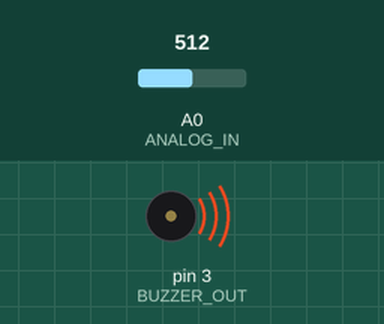
Simulated run of this sketch. Board: Arduino Uno, built with avr-gcc and run on an emulated ATmega328P. Parts: buzzer (waves = sounding). The test bench sets the inputs (shaded band); at power-on: A0 (ANALOG_IN) = 512.

Above: at 4.2 s.
4.3 s: A0 (ANALOG_IN) set to 306
At 8.2 s:
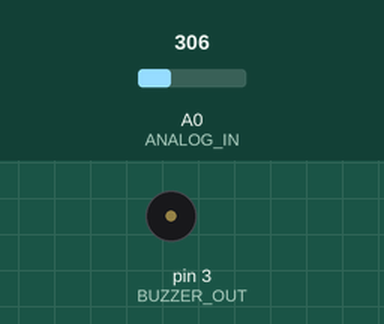
Timing chart, 0 to 11.8 s (numbered marks = the images above; inputs shaded):
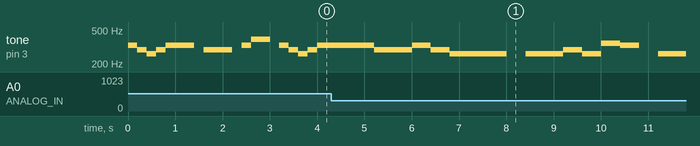

The sketch:

beeper-song.ino
```cpp
/**
 * Beeper - Musical notes
 * Author: Francisco Igor
 *         franciscoigor@gmail.com
 *
 * Components
 *
 *    Buzer connected
 *       (+) to Analog Output 3
 *       (-) to GND
 *    Potentiometer
 *       (left pin)  connected to +5V
 *       (right pin) connected to GND
 *       (cente pin) connected to Analog input 0
 *
 *
 * Results
 *
 *  A song is played through the buzzer using note frequecies.
 *  When you rotate the potentiometer from min to max
 *  you will hear the song in different velocities
 *
 */

#define ANALOG_IN A0
#define BUZZER_OUT 3

const int DO = 262;
const int RE = 294;
const int MI = 330;
const int FA = 349;
const int SOL= 392;
const int LA = 440;
const int SIb = 469;
const int SI = 493;

int notes[]= {
  DO, RE, MI, FA, SOL, LA, SI
};


int song[] = {
  // mary had a little lamb
  MI, RE, DO, RE, MI, MI, MI, 0, RE, RE, RE, 0, MI, SOL, SOL, 0, MI, RE, DO, RE, MI, MI, MI, MI, RE, RE, MI, RE, DO, DO, DO, 0,
  // happy birthday
  DO, DO, RE, DO, FA, MI, 0 , DO, DO, RE, DO, SOL, FA, 0, DO, DO, DO*2, LA, FA, FA, MI, RE, 0, SIb, SIb, LA, FA, SOL, FA, 0,
  // twinkle twinkle
  DO, DO, RE, RE, MI, MI, DO, DO, DO, DO, RE, RE, MI, MI, DO, DO, MI, MI, FA, FA, SOL, SOL, SOL, SOL, MI, MI, FA, FA, SOL, SOL, SOL, SOL, SOL, LA, SOL, FA, MI, MI, DO, DO, SOL, LA, SOL, FA, MI, MI, DO, DO, RE, RE, SOL/2, SOL/2, DO, DO, DO, DO, RE, RE, SOL/2, SOL/2, DO, DO, DO, DO, 0,
};

int pos;
int note;

void setup() {
  pos = 0;
  Serial.begin(9600);
}

void loop() {

   int analorReading = analogRead(ANALOG_IN);
   int velocity = map(analorReading, 0, 1023, 1, 4);
   size_t size = sizeof(song)/sizeof(song[0]);

   tone(BUZZER_OUT, song[pos], 400 / velocity + 10);
   delay(400 / velocity );

   pos++;
   if (pos >= size){
    pos = 0;
   }

}
```

Measured:
- by itself, tone on pin 3 (BUZZER_OUT): plays 294 Hz for 0.80 s, 330 Hz for 0.40 s, 294 Hz for 0.40 s, 262 Hz for 1.2 s, 262 Hz for 0.80 s, 294 Hz for 0.40 s … (10 notes in this stretch)
